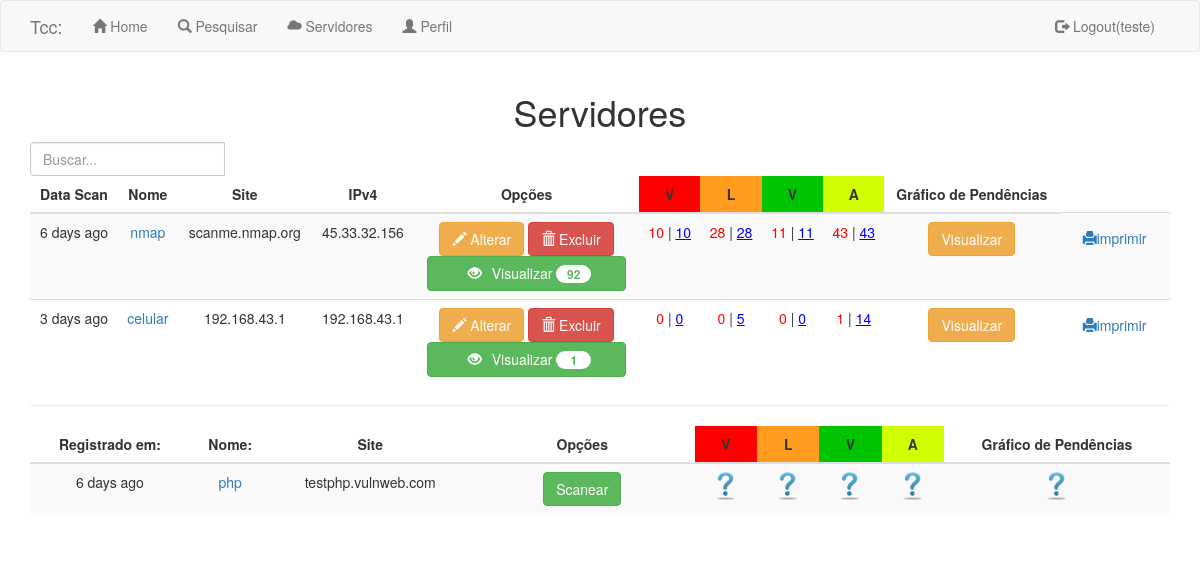
/ver_servidor (signed in), run on an earlier commit of the app's database.
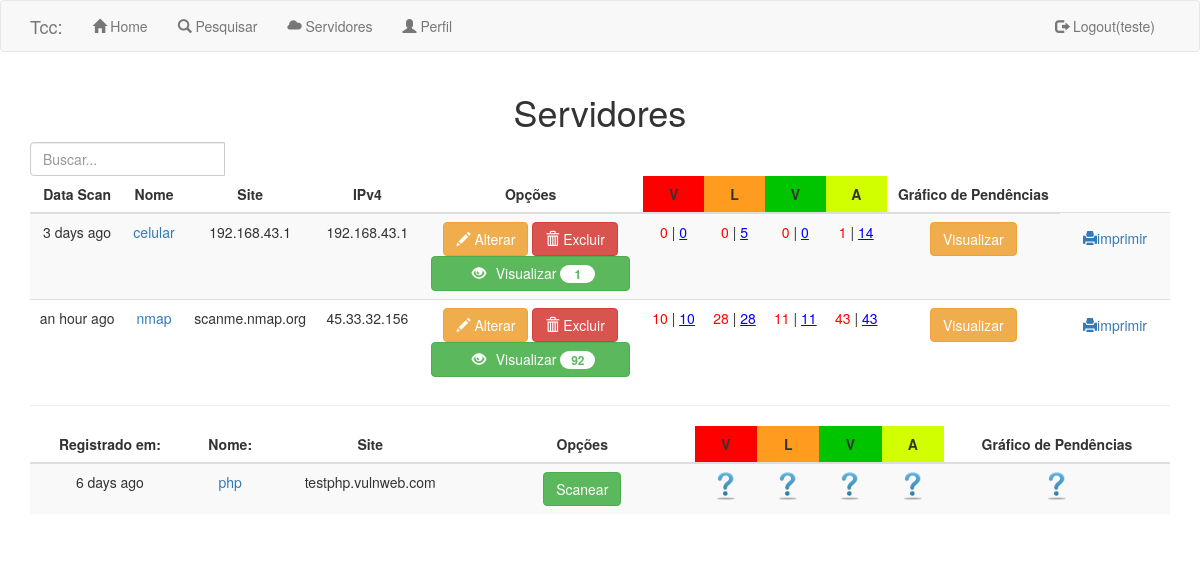
And on a later commit of the database.
### app/models.py (models this page shows, shortened)
class Usuario(UserMixin, db.Model):
    id = db.Column(db.Integer, primary_key=True)
    nome = db.Column(db.String(64), index=True, unique=True)
    email = db.Column(db.String(120), index=True, unique=True)
    password_hash = db.Column(db.String(128))
    last_seen = db.Column(db.DateTime, default=datetime.utcnow)
    resultados = db.relationship('Dados', backref='autor_usuario',
                                 lazy='dynamic')
    rel_servidor = db.relationship('Servidor', backref='rel_usuario',
                                   lazy='dynamic')

class Servidor(db.Model):
    id = db.Column(db.Integer, primary_key=True)
    nome = db.Column(db.String(140), unique=True)
    url = db.Column(db.String(255))
    ip = db.Column(db.String(25))
    scan = db.Column(db.String(10))
    usuario_id = db.Column(db.Integer, db.ForeignKey('usuario.id'))
    timestamp = db.Column(db.DateTime, index=True, default=datetime.utcnow)
    resultados = db.relationship('Dados', backref='autor_servidor',
                                 lazy='dynamic')

### app/routes.py (the view)
@app.route('/ver_servidor', methods=['GET', 'POST'])
@login_required
def ver_servidor():
    lista = []
    d = {}
    scans = ['1', '0']
    servidores = Servidor.query.filter_by(usuario_id=current_user.id)
    for servidor in servidores:
        dados_servidor = Dados.query.filter_by(usuario_id=current_user.id,
                                               servidor_id=servidor.id)
        k = 0
        i = 0
        verde = 0
        amarelo = 0
        laranja = 0
        vermelho = 0
        tverde = 0
        tamarelo = 0
        tlaranja = 0
        tvermelho = 0
        while i < len(list(dados_servidor)):
            if dados_servidor[i].check == '0':
                k = k + 1
                if dados_servidor[i].nota < 4:
                    verde = verde + 1
                elif dados_servidor[i].nota >= 4 and dados_servidor[i].nota < 7:
                    amarelo = amarelo + 1
                elif dados_servidor[i].nota >= 7 and dados_servidor[i].nota < 9:
                    laranja = laranja + 1
                else:
                    vermelho = vermelho + 1
            else:
                pass
            i = i + 1
        j = 0
        while j < len(list(dados_servidor)):
            if dados_servidor[j].nota < 4:
                tverde = tverde + 1
            elif dados_servidor[j].nota >= 4 and dados_servidor[j].nota < 7:
                tamarelo = tamarelo + 1
            elif dados_servidor[j].nota >= 7 and dados_servidor[j].nota < 9:
                tlaranja = tlaranja + 1
            else:
                tvermelho = tvermelho + 1
            j = j + 1
        d[servidor.nome] = {'verde': verde, 'amarelo': amarelo,
                            'tverde': tverde, 'tamarelo': tamarelo,
                            'laranja': laranja, 'vermelho': vermelho,
                            'tlaranja': tlaranja, 'tvermelho': tvermelho}
        lista.append(k)
    return render_template('ver_servidor.html', title='Perfil de usuário',
                           dados=dados, servidores=servidores, scans=scans,
                           lista=lista, dici=d)

### app/models.py (called while the page is built)
@login.user_loader
def load_user(id):
    return Usuario.query.get(int(id))

### app/routes.py (called while the page is built)
@app.before_request
def before_request():
    if current_user.is_authenticated:
        current_user.last_seen = datetime.utcnow()
        db.session.commit()
    g.locale = str(get_locale())

### app/templates/ver_servidor.html
{% extends "base.html" %}
{% block app_content %}
    <h1 class="text-center">Servidores</h1>
{% for scan in scans %}
  {% if scan != '0' %}
    <table id="myTable" class="table table-striped border-spacing padding">
    <thead>
        <tr>
            <th class="text-center">Data Scan</th>
            <th class="text-center">Nome</th>
            <th class="text-center">Site</th>
            <th class="text-center">IPv4</th>
            <th class="text-center" style="width: 225px;">Opções</th>
            <th class="text-center" style="background-color:#ff0000">V</th>
            <th class="text-center" style="background-color:#ff9c20">L</th>
            <th class="text-center" style="background-color:#00c400">V</th>
            <th class="text-center" style="background-color:#d1ff00">A</th>
            <th class="text-center">Gráfico de Pendências</th>
        </tr>
    </thead>
    {% for servidor in servidores %}
      {% if lista[loop.index0] != 0 %}
        <tr class="text-center">
            <td>{{ moment(servidor.timestamp).fromNow() }}</td>
            <td><a href="{{ url_for('dados', nome=servidor.nome) }}">{{ servidor.nome }}</a></td>
            <td>{{ servidor.url }}</td>
            <td>{{ servidor.ip }}</td>
            <td>
                <a class="btn btn-warning" href="{{ url_for('altera_servidor',
                server=servidor.nome, serverid=servidor.id) }}"><span class="glyphicon glyphicon-pencil"></span> Alterar</a>
                <a class="btn btn-danger" href="{{ url_for('deleta_servidor', server=servidor.nome, serverid=servidor.id) }}"><span class="glyphicon glyphicon-trash"></span> Excluir</a><br />
                <a onclick="clickLoad()" class="btn btn-success botaoMesmoTamanho" href="{{ url_for('dados',
                nome=servidor.nome) }}"><span style="width: 15%;" class="glyphicon glyphicon-eye-open"></span> Visualizar <span class="badge badge-light" style="width: 35px;">{{ lista[loop.index0] }}</span></a>
            </td>
            <td class="text-center"><font color="#ff0000">{{dici[servidor.nome]['vermelho']}}</font> | <font color= "#0000ff"><u>{{dici[servidor.nome]['tvermelho']}}</u></font></td>
            <td class="text-center"><font color="#ff0000">{{dici[servidor.nome]['laranja']}}</font> | <font color= "#0000ff"><u>{{dici[servidor.nome]['tlaranja']}}</u></font></td>
            <td class="text-center"><font color="#ff0000">{{dici[servidor.nome]['verde']}}</font> | <font color= "#0000ff"><u>{{dici[servidor.nome]['tverde']}}</u></font></td>
            <td class="text-center"><font color="#ff0000">{{dici[servidor.nome]['amarelo']}}</font> | <font color= "#0000ff"><u>{{dici[servidor.nome]['tamarelo']}}</u></font></td>
            <td><a class="btn btn-warning" href="{{ url_for('grafo', nome=servidor.nome)}}" target="_blank">Visualizar</a></td>
            <td><a onclick="imprimir()" class="btn btn-sucess" href="{{ url_for('quantidadeNotas', nome=servidor.nome)}}" target="_blank"><span class="glyphicon glyphicon-print"></span>imprimir</a></td>
        </tr>
        {% else %}
        <a></a>
        {% endif %}
    {% endfor %}
    </table>
{% else %}
<hr>
<table id="myTable" class="table table-striped border-spacing padding">
  <thead>
    <tr>
      <th class="text-center">Registrado em:</th>
      <th class="text-center">Nome:</th>
      <th class="text-center">Site</th>
      <th class="text-center" style="width: 225px;">Opções</th>
      <th class="text-center" style="background-color:#ff0000">V</th>
      <th class="text-center" style="background-color:#ff9c20">L</th>
      <th class="text-center" style="background-color:#00c400">V</th>
      <th class="text-center" style="background-color:#d1ff00">A</th>
      <th class="text-center">Gráfico de Pendências</th>
    </tr>
  </thead>
{% for servidor in servidores %}
  {% if lista[loop.index0] == 0 %}
  <tr class="text-center">
    <td>{{ moment(servidor.timestamp).fromNow() }}</td>
    <td><a href="{{ url_for('dados', nome=servidor.nome) }}">{{ servidor.nome }}</a></td>
    <td>{{ servidor.url }}</td>
    <td><a class="btn btn-success" href="{{ url_for('scaner', nome=servidor.nome) }}">Scanear</a></td>
    <td><img src="{{url_for('static', filename='img/faq2.png')}}"></td>
    <td><img src="{{url_for('static', filename='img/faq2.png')}}"></td>
    <td><img src="{{url_for('static', filename='img/faq2.png')}}"></td>
    <td><img src="{{url_for('static', filename='img/faq2.png')}}"></td>
    <td><img src="{{url_for('static', filename='img/faq2.png')}}"></td>
  </tr>
  {% else %}
  <a></a>
  {% endif %}
  {% endfor %}
{% endif %}
{% endfor %}
{% endblock %}

### app/templates/base.html (shortened to what this page needs)
{% extends 'bootstrap/base.html' %}
{% block styles %}
<link rel="stylesheet" href="{{ url_for('static', filename='css/meu.css')}}">
<link rel="stylesheet" href="{{ url_for('static', filename='css/bootstrap.css')}}">
<link rel="stylesheet" href="https://maxcdn.bootstrapcdn.com/bootstrap/3.3.7/css/bootstrap.min.css">
<link rel="stylesheet" href="//cdnjs.cloudflare.com/ajax/libs/morris.js/0.5.1/morris.css">
{% endblock %}
{% block navbar %}
<div class="corpo" id="corpo">
<nav class="navbar navbar-default">
    <div class="container">
        <div class="navbar-header">
        <a class="navbar-brand" href="{{ url_for('index') }}">Tcc:</a>
    </div>
    <div class="collapse navbar-collapse" id="bs-example-navbar-collapse-1">
        <ul class="nav navbar-nav">
            <li><a href="{{ url_for('index') }}"><span class="glyphicon glyphicon-home"></span> Home</a></li>
            {% if current_user.is_anonymous %}
                <li><a href="{{ url_for('login') }}"><span class="glyphicon glyphicon-log-in"></span> Login</a></li>
                <li><a href="{{ url_for('qr')}}"><span class="glyphicon glyphicon-qrcode"></span> Código QR</a></li>
            {% else %}
                <li><a href="{{ url_for('servidor') }}"><span class="glyphicon glyphicon-search"></span> Pesquisar</a></li>
                <li><a onclick="clickLoad()" href="{{ url_for('ver_servidor')}}"><span class="glyphicon glyphicon-cloud"></span> Servidores</a></li>
                <li><a href="{{ url_for('user', username=current_user.nome) }}"> <span class="glyphicon glyphicon-user"></span> Perfil</a></li>
            {% endif %}
        </ul>
        <ul class="nav navbar-nav navbar-right">
        {% if current_user.is_anonymous %}
        {% else %}
            <li><a href="{{ url_for('logout') }}"><span class="glyphicon glyphicon-log-out"></span> Logout({{ current_user.nome }})</a></li>
        {% endif %}
        </ul>
        </div>
    </div>
</nav>
{% endblock %}
{% block content %}
    <div class="container">
            {% block app_content %}{% endblock %}
    </div>
{% endblock %}
{% block scripts %}
  </div>
{% endblock %}

### app/static/css/meu.css (style rules this page uses)
.corpo { display: none; }
.botaoMesmoTamanho { width: 95%; white-space: normal; }

What changed in the data, as far as the page shows it:
removed Servidor: timestamp "6 days ago", nome "nmap", url "scanme.nmap.org", ip "45.33.32.156", lista "92", nome "10", nome "28", nome "11", nome "43"
added Servidor: timestamp "an hour ago", nome "nmap", url "scanme.nmap.org", ip "45.33.32.156", lista "92", nome "10", nome "28", nome "11", nome "43"
